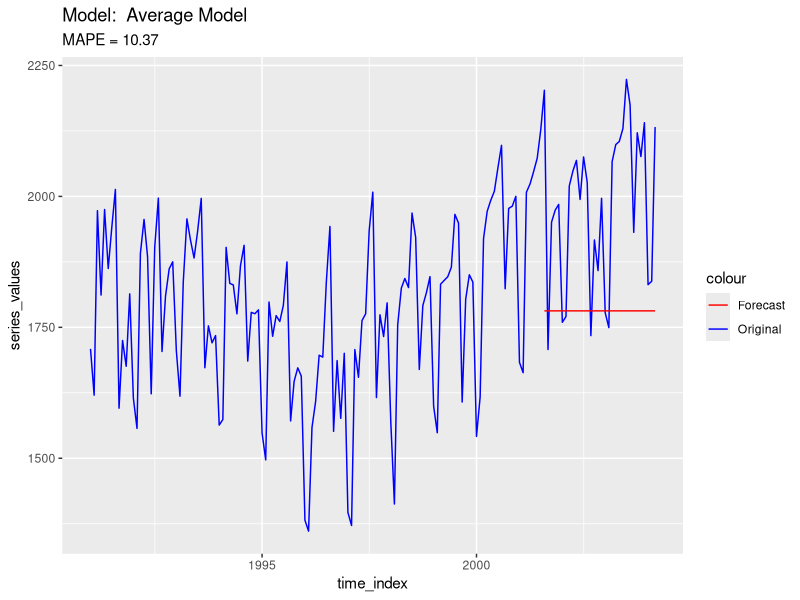
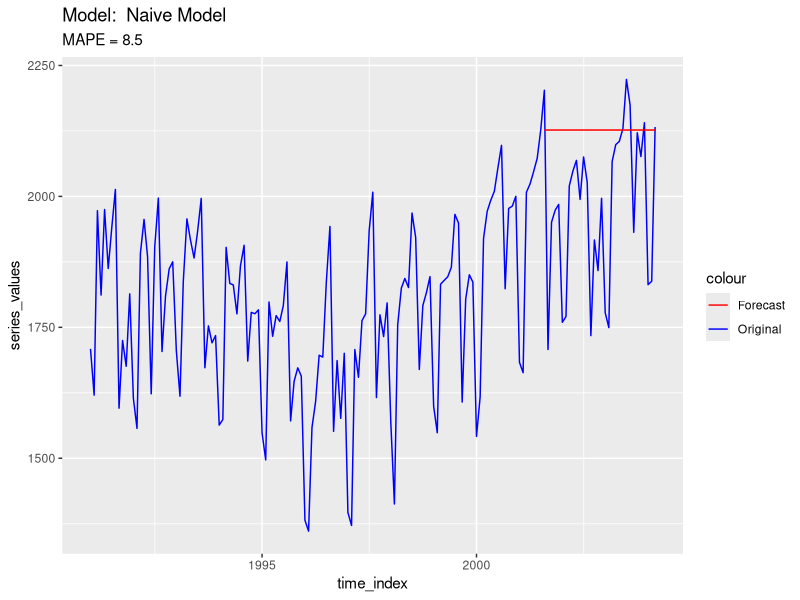
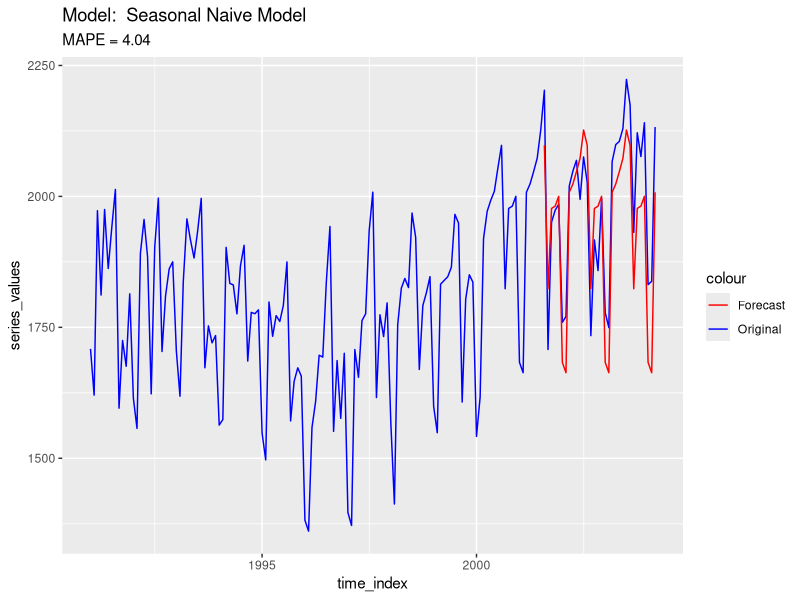
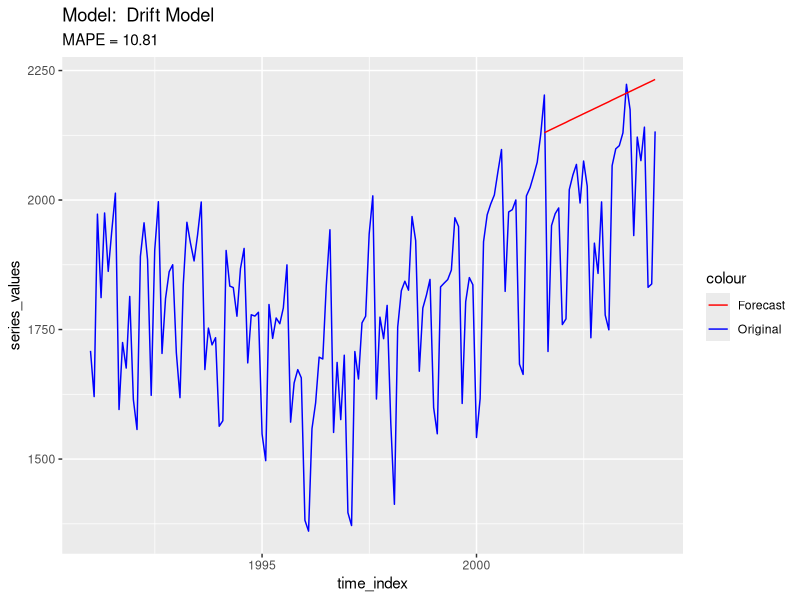
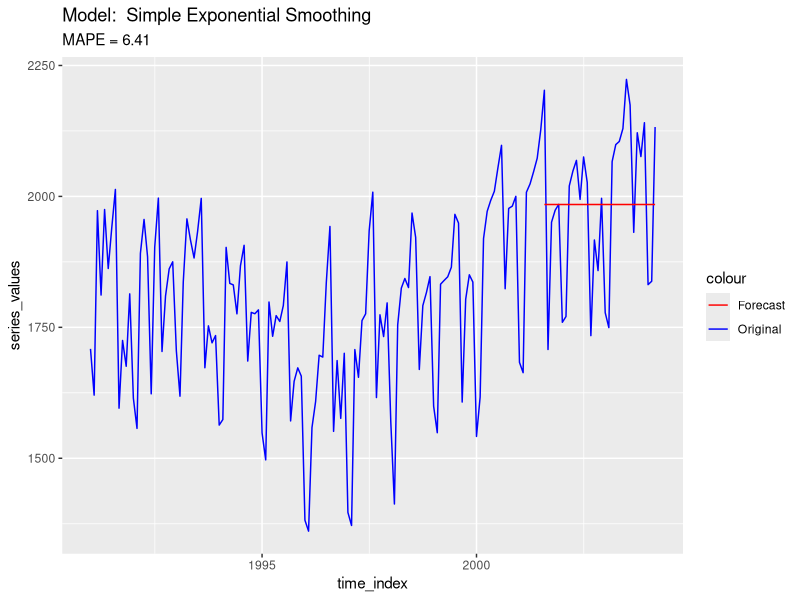
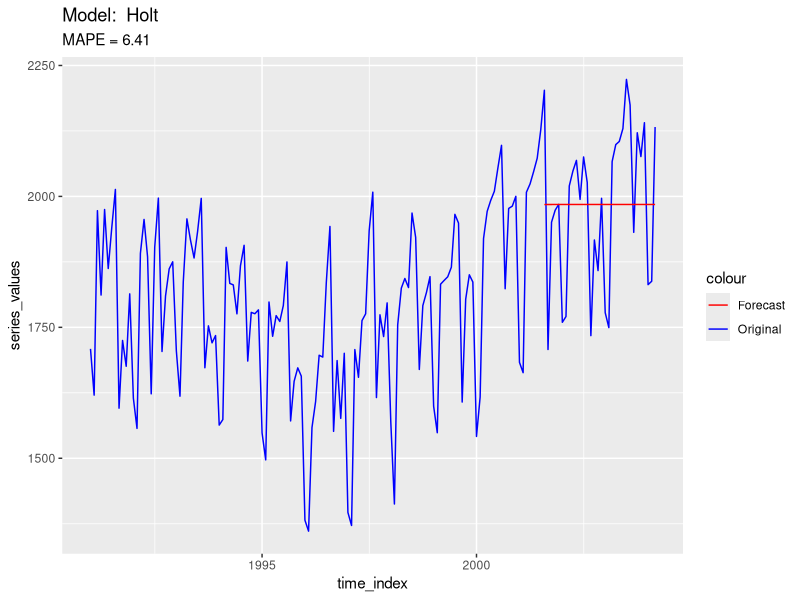
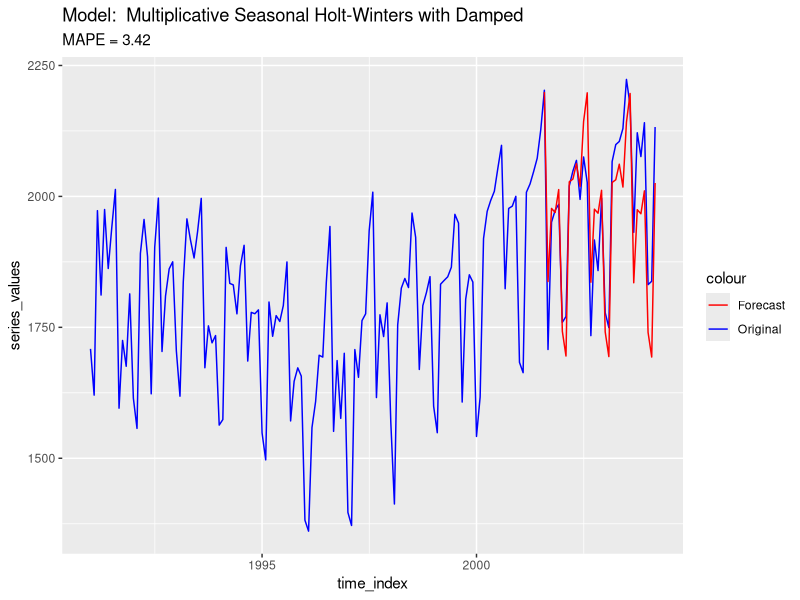
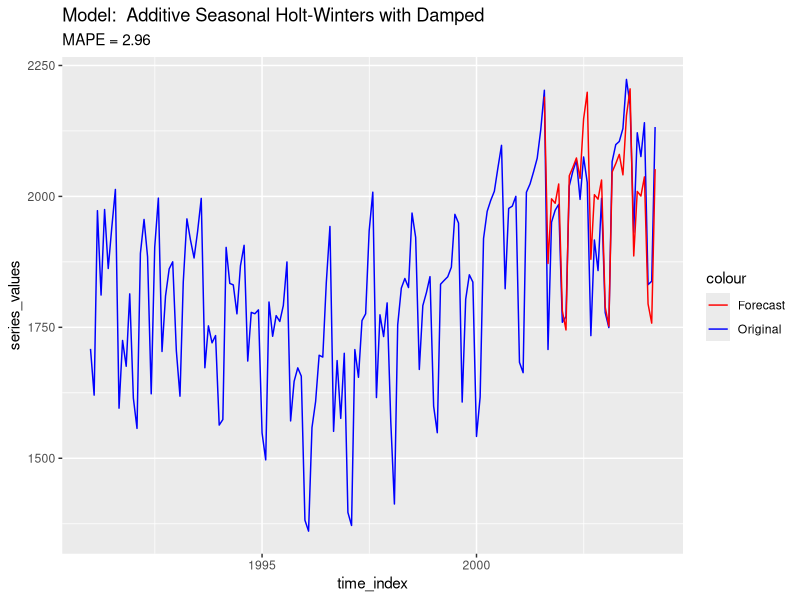

The R script that drew these images, in order: (Note: this script raises an error after producing the figures.)
## ---- chunk 1
knitr::opts_chunk$set(echo = TRUE, warning = FALSE, message = FALSE, eval = TRUE)
## ---- chunk 2
library(TTR)
library(forecast)
library(xts)
library(tidyverse)
library(caret)
library(lubridate)

# read the data into df
df = read.csv("Amtrak_data.csv")
df = na.omit(df)
n = nrow(df)

# Select the series
series_values = df$Ridership

# Create the series. This series start from January 1991 and end in March 2004
y = ts(series_values, start = c(1991,1), freq = 12)

# data partition
train_percentage = 0.8
train_size = floor(train_percentage * n)
test_size = n - train_size

train_data_ts = window(y, start = c(1991, 1), end = c(1991, train_size))
test_data_ts = window(y, start = c(1991, train_size + 1), end = c(1991, n))
## ---- chunk 3
# Create lag features for time series data
lags = 1:48  # Number of lags to consider

time_index = seq(as.Date("1991-01-01"), length=n, by="months")
ts_xts = xts(series_values, order.by = time_index)

lagged_data = stats::lag(ts_xts, k = lags)  # Create lagged data
 
# Combine the lagged features into one data frame
lagged_df = as_tibble(data.frame(lagged_data))
colnames(lagged_df) = paste0("lag", lags)  # Rename columns with lag prefixes

# Merge the lagged features with the original data
data_ml = data.frame(time_index, series_values,  lagged_df)

# Split the data into training and testing sets
train_data_ml = data_ml[1:train_size, ]
train_data_ml = na.omit(train_data_ml)
test_data_ml = data_ml[(train_size + 1):n, ]
## ---- chunk 4
# average method: forecast by the average of the training series
model_name = "Average Model"
model = meanf(train_data_ts, h = test_size)

forecasting = forecast(model, h = test_size)
acc = accuracy(forecasting$mean, test_data_ts)

ggplot(data_ml) +
  geom_line(aes(x = time_index, y = series_values, color = "Original")) +
  geom_line(data = test_data_ml, aes(x = time_index, y = as.numeric(forecasting$mean), color = "Forecast")) +
  scale_color_manual(values = c("Original" = "blue", "Forecast" = "red")) +
  labs(title =paste("Model: ", model_name), y = "series_values",subtitle = paste0("MAPE = ", round(acc[5], 2)))
## ---- chunk 5
# naive: forecast by the last observation of the series

model_name = "Naive Model"
model = naive(train_data_ts, h = test_size)

forecasting = forecast(model, h = test_size)
acc = accuracy(forecasting$mean, test_data_ts)

ggplot(data_ml) +
  geom_line(aes(x = time_index, y = series_values, color = "Original")) +
  geom_line(data = test_data_ml, aes(x = time_index, y = as.numeric(forecasting$mean), color = "Forecast")) +
  scale_color_manual(values = c("Original" = "blue", "Forecast" = "red")) +
  labs(title =paste("Model: ", model_name), y = "series_values",subtitle = paste0("MAPE = ", round(acc[5], 2)))
## ---- chunk 6
# seasonal naive: forecast by the last season

model_name = "Seasonal Naive Model"
model = snaive(train_data_ts, h = test_size)

forecasting = forecast(model, h = test_size)
acc = accuracy(forecasting$mean, test_data_ts)

ggplot(data_ml) +
  geom_line(aes(x = time_index, y = series_values, color = "Original")) +
  geom_line(data = test_data_ml, aes(x = time_index, y = as.numeric(forecasting$mean), color = "Forecast")) +
  scale_color_manual(values = c("Original" = "blue", "Forecast" = "red")) +
  labs(title =paste("Model: ", model_name), y = "series_values",subtitle = paste0("MAPE = ", round(acc[5], 2)))
## ---- chunk 7
# drift: drawing the line from the first to the last observation
model_name = "Drift Model"
model = rwf(train_data_ts, h = test_size, drift = TRUE)

forecasting = forecast(model, h = test_size)
acc = accuracy(forecasting$mean, test_data_ts)

ggplot(data_ml) +
  geom_line(aes(x = time_index, y = series_values, color = "Original")) +
  geom_line(data = test_data_ml, aes(x = time_index, y = as.numeric(forecasting$mean), color = "Forecast")) +
  scale_color_manual(values = c("Original" = "blue", "Forecast" = "red")) +
  labs(title =paste("Model: ", model_name), y = "series_values",subtitle = paste0("MAPE = ", round(acc[5], 2)))
## ---- chunk 8
model_name = "Simple Exponential Smoothing"
model = ses(train_data_ts, h = test_size)

forecasting = forecast(model, h = test_size)
acc = accuracy(forecasting$mean, test_data_ts)

ggplot(data_ml) +
  geom_line(aes(x = time_index, y = series_values, color = "Original")) +
  geom_line(data = test_data_ml, aes(x = time_index, y = as.numeric(forecasting$mean), color = "Forecast")) +
  scale_color_manual(values = c("Original" = "blue", "Forecast" = "red")) +
  labs(title =paste("Model: ", model_name), y = "series_values",subtitle = paste0("MAPE = ", round(acc[5], 2)))
## ---- chunk 9
model_name = "Holt"
model = holt(train_data_ts, damped = TRUE, h = test_size)

forecasting = forecast(model, h = test_size)
acc = accuracy(forecasting$mean, test_data_ts)

ggplot(data_ml) +
  geom_line(aes(x = time_index, y = series_values, color = "Original")) +
  geom_line(data = test_data_ml, aes(x = time_index, y = as.numeric(forecasting$mean), color = "Forecast")) +
  scale_color_manual(values = c("Original" = "blue", "Forecast" = "red")) +
  labs(title =paste("Model: ", model_name), y = "series_values",subtitle = paste0("MAPE = ", round(acc[5], 2)))
## ---- chunk 10
model_name = "Multiplicative Seasonal Holt-Winters with Damped"
model = hw(train_data_ts, seasonal="multiplicative", damped = TRUE,  h = test_size)

forecasting = forecast(model, h = test_size)
acc = accuracy(forecasting$mean, test_data_ts)

ggplot(data_ml) +
  geom_line(aes(x = time_index, y = series_values, color = "Original")) +
  geom_line(data = test_data_ml, aes(x = time_index, y = as.numeric(forecasting$mean), color = "Forecast")) +
  scale_color_manual(values = c("Original" = "blue", "Forecast" = "red")) +
  labs(title =paste("Model: ", model_name), y = "series_values",subtitle = paste0("MAPE = ", round(acc[5], 2)))
## ---- chunk 11
model_name = "Additive Seasonal Holt-Winters with Damped"
model = hw(train_data_ts, seasonal="additive", damped = TRUE,  h = test_size)

forecasting = forecast(model, h = test_size)
acc = accuracy(forecasting$mean, test_data_ts)

ggplot(data_ml) +
  geom_line(aes(x = time_index, y = series_values, color = "Original")) +
  geom_line(data = test_data_ml, aes(x = time_index, y = as.numeric(forecasting$mean), color = "Forecast")) +
  scale_color_manual(values = c("Original" = "blue", "Forecast" = "red")) +
  labs(title =paste("Model: ", model_name), y = "series_values",subtitle = paste0("MAPE = ", round(acc[5], 2)))
## ---- chunk 12
model_name = "Regression with time trend"
model = tslm(train_data_ts ~ trend, damped = TRUE, h = test_size)

forecasting = forecast(model, h = test_size)
acc = accuracy(forecasting$mean, test_data_ts)

ggplot(data_ml) +
  geom_line(aes(x = time_index, y = series_values, color = "Original")) +
  geom_line(data = test_data_ml, aes(x = time_index, y = as.numeric(forecasting$mean), color = "Forecast")) +
  scale_color_manual(values = c("Original" = "blue", "Forecast" = "red")) +
  labs(title =paste("Model: ", model_name), y = "series_values",subtitle = paste0("MAPE = ", round(acc[5], 2)))
## ---- chunk 13
model_name = "Regression with time trend and season"
model = tslm(train_data_ts ~ trend + season, damped = TRUE, h = test_size)

forecasting = forecast(model, h = test_size)
acc = accuracy(forecasting$mean, test_data_ts)

ggplot(data_ml) +
  geom_line(aes(x = time_index, y = series_values, color = "Original")) +
  geom_line(data = test_data_ml, aes(x = time_index, y = as.numeric(forecasting$mean), color = "Forecast")) +
  scale_color_manual(values = c("Original" = "blue", "Forecast" = "red")) +
  labs(title =paste("Model: ", model_name), y = "series_values",subtitle = paste0("MAPE = ", round(acc[5], 2)))
## ---- chunk 14
model_name = "Auto ARIMA"
model = auto.arima(train_data_ts, seasonal = FALSE)

forecasting = forecast(model, h = test_size)
acc = accuracy(forecasting$mean, test_data_ts)

ggplot(data_ml) +
  geom_line(aes(x = time_index, y = series_values, color = "Original")) +
  geom_line(data = test_data_ml, aes(x = time_index, y = as.numeric(forecasting$mean), color = "Forecast")) +
  scale_color_manual(values = c("Original" = "blue", "Forecast" = "red")) +
  labs(title =paste("Model: ", model_name), y = "series_values",subtitle = paste0("MAPE = ", round(acc[5], 2)))
## ---- chunk 15
model_name = "Auto Seasonal ARIMA"
model = auto.arima(train_data_ts, seasonal = TRUE)

forecasting = forecast(model, h = test_size)
acc = accuracy(forecasting$mean, test_data_ts)

ggplot(data_ml) +
  geom_line(aes(x = time_index, y = series_values, color = "Original")) +
  geom_line(data = test_data_ml, aes(x = time_index, y = as.numeric(forecasting$mean), color = "Forecast")) +
  scale_color_manual(values = c("Original" = "blue", "Forecast" = "red")) +
  labs(title =paste("Model: ", model_name), y = "series_values",subtitle = paste0("MAPE = ", round(acc[5], 2)))
## ---- chunk 16
model_name = "spikeslab"
model = train(series_values~., data = train_data_ml[, -1], method = "spikeslab") 
predictions = predict(model, test_data_ml[, -1])

acc = accuracy(as.numeric(predictions), test_data_ml$series_values)

ggplot(data_ml) +
  geom_line(aes(x = time_index, y = series_values, color = "Original")) +
  geom_line(data = test_data_ml, aes(x = time_index, y = predictions, color = "Forecast")) +
  scale_color_manual(values = c("Original" = "blue", "Forecast" = "red")) +
  labs(title =paste("Model: ", model_name), y = "series_values",subtitle = paste0("MAPE = ", round(acc[5], 2)))
## ---- chunk 17
model_name = "gamLoess"
model = train(series_values~., data = train_data_ml[, -1], method = "gamLoess") 
predictions = predict(model, test_data_ml[, -1])

acc = accuracy(as.numeric(predictions), test_data_ml$series_values)

ggplot(data_ml) +
  geom_line(aes(x = time_index, y = series_values, color = "Original")) +
  geom_line(data = test_data_ml, aes(x = time_index, y = predictions, color = "Forecast")) +
  scale_color_manual(values = c("Original" = "blue", "Forecast" = "red")) +
  labs(title =paste("Model: ", model_name), y = "series_values",subtitle = paste0("MAPE = ", round(acc[5], 2)))
## ---- chunk 18
model_name = "svmLinear"
model = train(series_values~., data = train_data_ml[, -1], method = "svmLinear") 
predictions = predict(model, test_data_ml[, -1])

acc = accuracy(as.numeric(predictions), test_data_ml$series_values)

ggplot(data_ml) +
  geom_line(aes(x = time_index, y = series_values, color = "Original")) +
  geom_line(data = test_data_ml, aes(x = time_index, y = predictions, color = "Forecast")) +
  scale_color_manual(values = c("Original" = "blue", "Forecast" = "red")) +
  labs(title =paste("Model: ", model_name), y = "series_values",subtitle = paste0("MAPE = ", round(acc[5], 2)))
## ---- chunk 19
model_name = "gaussprLinear"
model = train(series_values~., data = train_data_ml[, -1], method = "gaussprLinear") 
predictions = predict(model, test_data_ml[, -1])

acc = accuracy(as.numeric(predictions), test_data_ml$series_values)

ggplot(data_ml) +
  geom_line(aes(x = time_index, y = series_values, color = "Original")) +
  geom_line(data = test_data_ml, aes(x = time_index, y = predictions, color = "Forecast")) +
  scale_color_manual(values = c("Original" = "blue", "Forecast" = "red")) +
  labs(title =paste("Model: ", model_name), y = "series_values",subtitle = paste0("MAPE = ", round(acc[5], 2)))
## ---- chunk 20
model_name = "cubist"
model = train(series_values~., data = train_data_ml[, -1], method = "cubist") 
predictions = predict(model, test_data_ml[, -1])

acc = accuracy(as.numeric(predictions), test_data_ml$series_values)

ggplot(data_ml) +
  geom_line(aes(x = time_index, y = series_values, color = "Original")) +
  geom_line(data = test_data_ml, aes(x = time_index, y = predictions, color = "Forecast")) +
  scale_color_manual(values = c("Original" = "blue", "Forecast" = "red")) +
  labs(title =paste("Model: ", model_name), y = "series_values",subtitle = paste0("MAPE = ", round(acc[5], 2)))
## ---- chunk 21
model_name = "enet"
model = train(series_values~., data = train_data_ml[, -1], method = "enet") 
predictions = predict(model, test_data_ml[, -1])

acc = accuracy(as.numeric(predictions), test_data_ml$series_values)

ggplot(data_ml) +
  geom_line(aes(x = time_index, y = series_values, color = "Original")) +
  geom_line(data = test_data_ml, aes(x = time_index, y = predictions, color = "Forecast")) +
  scale_color_manual(values = c("Original" = "blue", "Forecast" = "red")) +
  labs(title =paste("Model: ", model_name), y = "series_values",subtitle = paste0("MAPE = ", round(acc[5], 2)))
## ---- chunk 22
model_name = "leapForward"
model = train(series_values~., data = train_data_ml[, -1], method = "leapForward") 
predictions = predict(model, test_data_ml[, -1])

acc = accuracy(as.numeric(predictions), test_data_ml$series_values)

ggplot(data_ml) +
  geom_line(aes(x = time_index, y = series_values, color = "Original")) +
  geom_line(data = test_data_ml, aes(x = time_index, y = predictions, color = "Forecast")) +
  scale_color_manual(values = c("Original" = "blue", "Forecast" = "red")) +
  labs(title =paste("Model: ", model_name), y = "series_values",subtitle = paste0("MAPE = ", round(acc[5], 2)))
## ---- chunk 23
model_name = "leapBackward"
model = train(series_values~., data = train_data_ml[, -1], method = "leapBackward") 
predictions = predict(model, test_data_ml[, -1])

acc = accuracy(as.numeric(predictions), test_data_ml$series_values)

ggplot(data_ml) +
  geom_line(aes(x = time_index, y = series_values, color = "Original")) +
  geom_line(data = test_data_ml, aes(x = time_index, y = predictions, color = "Forecast")) +
  scale_color_manual(values = c("Original" = "blue", "Forecast" = "red")) +
  labs(title =paste("Model: ", model_name), y = "series_values",subtitle = paste0("MAPE = ", round(acc[5], 2)))
## ---- chunk 24
model_name = "nnls"
model = train(series_values~., data = train_data_ml[, -1], method = "nnls") 
predictions = predict(model, test_data_ml[, -1])

acc = accuracy(as.numeric(predictions), test_data_ml$series_values)

ggplot(data_ml) +
  geom_line(aes(x = time_index, y = series_values, color = "Original")) +
  geom_line(data = test_data_ml, aes(x = time_index, y = predictions, color = "Forecast")) +
  scale_color_manual(values = c("Original" = "blue", "Forecast" = "red")) +
  labs(title =paste("Model: ", model_name), y = "series_values",subtitle = paste0("MAPE = ", round(acc[5], 2)))
## ---- chunk 25
model_name = "gaussprLinear"
model = train(series_values~., data = train_data_ml[, -1], method = "gaussprLinear") 
predictions = predict(model, test_data_ml[, -1])

acc = accuracy(as.numeric(predictions), test_data_ml$series_values)

ggplot(data_ml) +
  geom_line(aes(x = time_index, y = series_values, color = "Original")) +
  geom_line(data = test_data_ml, aes(x = time_index, y = predictions, color = "Forecast")) +
  scale_color_manual(values = c("Original" = "blue", "Forecast" = "red")) +
  labs(title =paste("Model: ", model_name), y = "series_values",subtitle = paste0("MAPE = ", round(acc[5], 2)))
## ---- chunk 26
model_name = "gaussprPoly"
model = train(series_values~., data = train_data_ml[, -1], method = "gaussprPoly") 
predictions = predict(model, test_data_ml[, -1])

acc = accuracy(as.numeric(predictions), test_data_ml$series_values)

ggplot(data_ml) +
  geom_line(aes(x = time_index, y = series_values, color = "Original")) +
  geom_line(data = test_data_ml, aes(x = time_index, y = predictions, color = "Forecast")) +
  scale_color_manual(values = c("Original" = "blue", "Forecast" = "red")) +
  labs(title =paste("Model: ", model_name), y = "series_values",subtitle = paste0("MAPE = ", round(acc[5], 2)))
## ---- chunk 27
model_name = "gamSpline"
model = train(series_values~., data = train_data_ml[, -1], method = "gamSpline") 
predictions = predict(model, test_data_ml[, -1])

acc = accuracy(as.numeric(predictions), test_data_ml$series_values)

ggplot(data_ml) +
  geom_line(aes(x = time_index, y = series_values, color = "Original")) +
  geom_line(data = test_data_ml, aes(x = time_index, y = predictions, color = "Forecast")) +
  scale_color_manual(values = c("Original" = "blue", "Forecast" = "red")) +
  labs(title =paste("Model: ", model_name), y = "series_values",subtitle = paste0("MAPE = ", round(acc[5], 2)))
## ---- chunk 28
model_name = "knn"
model = train(series_values~., data = train_data_ml[, -1], method = "knn") 
predictions = predict(model, test_data_ml[, -1])

acc = accuracy(as.numeric(predictions), test_data_ml$series_values)

ggplot(data_ml) +
  geom_line(aes(x = time_index, y = series_values, color = "Original")) +
  geom_line(data = test_data_ml, aes(x = time_index, y = predictions, color = "Forecast")) +
  scale_color_manual(values = c("Original" = "blue", "Forecast" = "red")) +
  labs(title =paste("Model: ", model_name), y = "series_values",subtitle = paste0("MAPE = ", round(acc[5], 2)))
## ---- chunk 29
model_name = "kernelpls"
model = train(series_values~., data = train_data_ml[, -1], method = "kernelpls") 
predictions = predict(model, test_data_ml[, -1])

acc = accuracy(as.numeric(predictions), test_data_ml$series_values)

ggplot(data_ml) +
  geom_line(aes(x = time_index, y = series_values, color = "Original")) +
  geom_line(data = test_data_ml, aes(x = time_index, y = predictions, color = "Forecast")) +
  scale_color_manual(values = c("Original" = "blue", "Forecast" = "red")) +
  labs(title =paste("Model: ", model_name), y = "series_values",subtitle = paste0("MAPE = ", round(acc[5], 2)))
## ---- chunk 30
model_name = "rvmPoly"
model = train(series_values~., data = train_data_ml[, -1], method = "rvmPoly") 
predictions = predict(model, test_data_ml[, -1])

acc = accuracy(as.numeric(predictions), test_data_ml$series_values)

ggplot(data_ml) +
  geom_line(aes(x = time_index, y = series_values, color = "Original")) +
  geom_line(data = test_data_ml, aes(x = time_index, y = predictions, color = "Forecast")) +
  scale_color_manual(values = c("Original" = "blue", "Forecast" = "red")) +
  labs(title =paste("Model: ", model_name), y = "series_values",subtitle = paste0("MAPE = ", round(acc[5], 2)))
